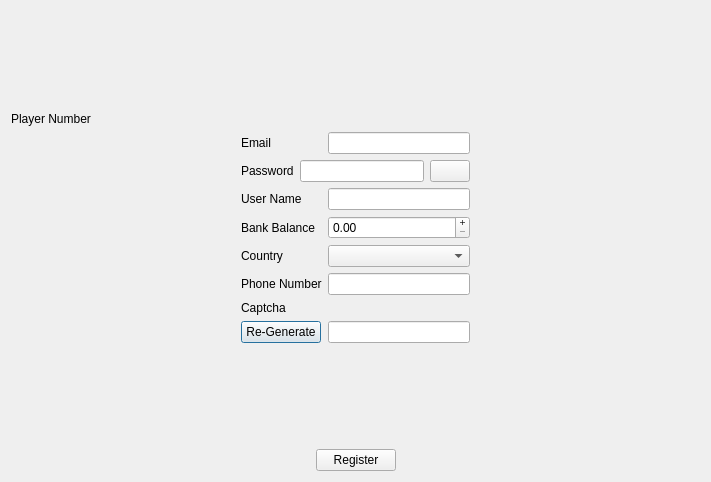
<?xml version="1.0" encoding="UTF-8"?>
<ui version="4.0">
 <class>Login</class>
 <widget class="QDialog" name="Login">
  <property name="geometry">
   <rect>
    <x>0</x>
    <y>0</y>
    <width>711</width>
    <height>482</height>
   </rect>
  </property>
  <property name="windowTitle">
   <string>Dialog</string>
  </property>
  <layout class="QVBoxLayout" name="verticalLayout">
   <item>
    <spacer name="verticalSpacer_2">
     <property name="orientation">
      <enum>Qt::Vertical</enum>
     </property>
     <property name="sizeHint" stdset="0">
      <size>
       <width>20</width>
       <height>40</height>
      </size>
     </property>
    </spacer>
   </item>
   <item>
    <widget class="QLabel" name="lbl_number">
     <property name="text">
      <string>Player Number</string>
     </property>
    </widget>
   </item>
   <item>
    <layout class="QHBoxLayout" name="horizontalLayout_2">
     <item>
      <spacer name="horizontalSpacer_3">
       <property name="orientation">
        <enum>Qt::Horizontal</enum>
       </property>
       <property name="sizeHint" stdset="0">
        <size>
         <width>40</width>
         <height>20</height>
        </size>
       </property>
      </spacer>
     </item>
     <item>
      <layout class="QFormLayout" name="formLayout">
       <item row="2" column="0">
        <widget class="QLabel" name="label">
         <property name="text">
          <string>Email</string>
         </property>
        </widget>
       </item>
       <item row="2" column="1">
        <widget class="QLineEdit" name="email">
         <property name="inputMethodHints">
          <set>Qt::ImhEmailCharactersOnly</set>
         </property>
        </widget>
       </item>
       <item row="4" column="0">
        <widget class="QLabel" name="label_3">
         <property name="text">
          <string>User Name</string>
         </property>
        </widget>
       </item>
       <item row="4" column="1">
        <widget class="QLineEdit" name="user_name"/>
       </item>
       <item row="5" column="0">
        <widget class="QLabel" name="label_4">
         <property name="text">
          <string>Bank Balance</string>
         </property>
        </widget>
       </item>
       <item row="5" column="1">
        <widget class="QDoubleSpinBox" name="balance">
         <property name="buttonSymbols">
          <enum>QAbstractSpinBox::PlusMinus</enum>
         </property>
         <property name="decimals">
          <number>2</number>
         </property>
         <property name="maximum">
          <double>9999999999999.990234375000000</double>
         </property>
        </widget>
       </item>
       <item row="6" column="0">
        <widget class="QLabel" name="label_7">
         <property name="text">
          <string>Country</string>
         </property>
        </widget>
       </item>
       <item row="6" column="1">
        <widget class="QComboBox" name="cb_country_code"/>
       </item>
       <item row="7" column="0">
        <widget class="QLabel" name="label_6">
         <property name="text">
          <string>Phone Number</string>
         </property>
        </widget>
       </item>
       <item row="7" column="1">
        <widget class="QLineEdit" name="phone">
         <property name="inputMethodHints">
          <set>Qt::ImhDigitsOnly</set>
         </property>
        </widget>
       </item>
       <item row="8" column="0">
        <widget class="QLabel" name="label_5">
         <property name="text">
          <string>Captcha</string>
         </property>
        </widget>
       </item>
       <item row="8" column="1">
        <widget class="QLabel" name="lbl_captcha">
         <property name="text">
          <string/>
         </property>
        </widget>
       </item>
       <item row="10" column="0">
        <widget class="QPushButton" name="pushButton_2">
         <property name="text">
          <string>Re-Generate</string>
         </property>
        </widget>
       </item>
       <item row="10" column="1">
        <widget class="QLineEdit" name="captcha"/>
       </item>
       <item row="3" column="0" colspan="2">
        <layout class="QHBoxLayout" name="horizontalLayout_3">
         <item>
          <widget class="QLabel" name="label_2">
           <property name="text">
            <string>Password</string>
           </property>
          </widget>
         </item>
         <item>
          <widget class="QLineEdit" name="pass"/>
         </item>
         <item>
          <widget class="QPushButton" name="btn_show_hide_pass">
           <property name="text">
            <string/>
           </property>
          </widget>
         </item>
        </layout>
       </item>
      </layout>
     </item>
     <item>
      <spacer name="horizontalSpacer_4">
       <property name="orientation">
        <enum>Qt::Horizontal</enum>
       </property>
       <property name="sizeHint" stdset="0">
        <size>
         <width>40</width>
         <height>20</height>
        </size>
       </property>
      </spacer>
     </item>
    </layout>
   </item>
   <item>
    <spacer name="verticalSpacer">
     <property name="orientation">
      <enum>Qt::Vertical</enum>
     </property>
     <property name="sizeHint" stdset="0">
      <size>
       <width>20</width>
       <height>40</height>
      </size>
     </property>
    </spacer>
   </item>
   <item>
    <layout class="QHBoxLayout" name="horizontalLayout">
     <item>
      <spacer name="horizontalSpacer">
       <property name="orientation">
        <enum>Qt::Horizontal</enum>
       </property>
       <property name="sizeHint" stdset="0">
        <size>
         <width>40</width>
         <height>20</height>
        </size>
       </property>
      </spacer>
     </item>
     <item>
      <widget class="QPushButton" name="btn_register">
       <property name="text">
        <string>Register</string>
       </property>
      </widget>
     </item>
     <item>
      <spacer name="horizontalSpacer_2">
       <property name="orientation">
        <enum>Qt::Horizontal</enum>
       </property>
       <property name="sizeHint" stdset="0">
        <size>
         <width>40</width>
         <height>20</height>
        </size>
       </property>
      </spacer>
     </item>
    </layout>
   </item>
  </layout>
 </widget>
 <tabstops>
  <tabstop>email</tabstop>
  <tabstop>pass</tabstop>
  <tabstop>btn_show_hide_pass</tabstop>
  <tabstop>user_name</tabstop>
  <tabstop>balance</tabstop>
  <tabstop>cb_country_code</tabstop>
  <tabstop>phone</tabstop>
  <tabstop>captcha</tabstop>
  <tabstop>pushButton_2</tabstop>
  <tabstop>btn_register</tabstop>
 </tabstops>
 <resources/>
 <connections>
  <connection>
   <sender>btn_register</sender>
   <signal>clicked()</signal>
   <receiver>Login</receiver>
   <slot>userRegister()</slot>
   <hints>
    <hint type="sourcelabel">
     <x>344</x>
     <y>440</y>
    </hint>
    <hint type="destinationlabel">
     <x>204</x>
     <y>358</y>
    </hint>
   </hints>
  </connection>
  <connection>
   <sender>pushButton_2</sender>
   <signal>clicked()</signal>
   <receiver>Login</receiver>
   <slot>captcha_regen()</slot>
   <hints>
    <hint type="sourcelabel">
     <x>279</x>
     <y>383</y>
    </hint>
    <hint type="destinationlabel">
     <x>143</x>
     <y>280</y>
    </hint>
   </hints>
  </connection>
  <connection>
   <sender>btn_show_hide_pass</sender>
   <signal>clicked()</signal>
   <receiver>Login</receiver>
   <slot>show_hide_password()</slot>
   <hints>
    <hint type="sourcelabel">
     <x>506</x>
     <y>149</y>
    </hint>
    <hint type="destinationlabel">
     <x>627</x>
     <y>159</y>
    </hint>
   </hints>
  </connection>
  <connection>
   <sender>balance</sender>
   <signal>editingFinished()</signal>
   <receiver>Login</receiver>
   <slot>on_spinBox_valueChanged()</slot>
   <hints>
    <hint type="sourcelabel">
     <x>437</x>
     <y>222</y>
    </hint>
    <hint type="destinationlabel">
     <x>607</x>
     <y>264</y>
    </hint>
   </hints>
  </connection>
  <connection>
   <sender>pass</sender>
   <signal>textChanged(QString)</signal>
   <receiver>Login</receiver>
   <slot>pass_check()</slot>
   <hints>
    <hint type="sourcelabel">
     <x>373</x>
     <y>142</y>
    </hint>
    <hint type="destinationlabel">
     <x>125</x>
     <y>96</y>
    </hint>
   </hints>
  </connection>
 </connections>
 <slots>
  <slot>userRegister()</slot>
  <slot>captcha_regen()</slot>
  <slot>show_hide_password()</slot>
  <slot>on_spinBox_valueChanged()</slot>
  <slot>pass_check()</slot>
 </slots>
</ui>
